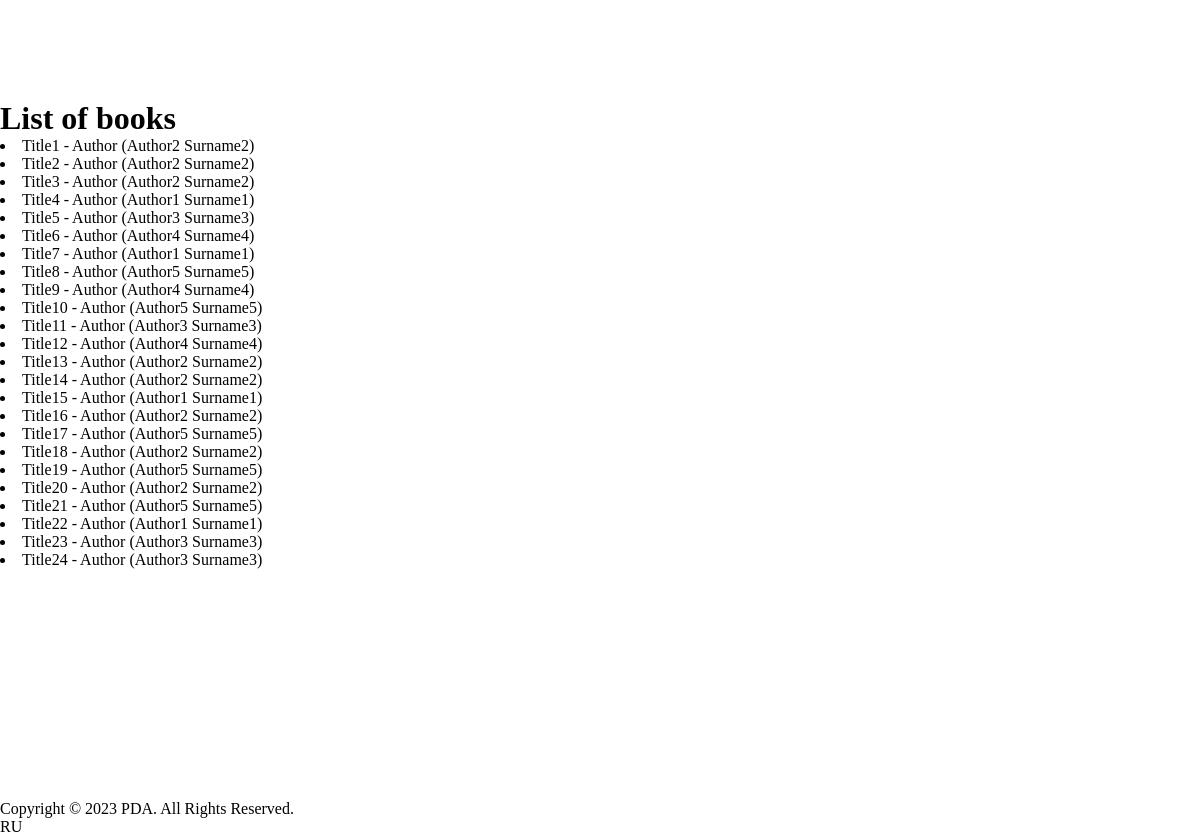
Screenshot of /all_books/ with the database file from the repository.
### models.py (models this page shows, shortened)
class Book(db.Model):
    id = db.Column(db.Integer, primary_key=True)
    title = db.Column(db.String(100), nullable=False, unique=True)
    year = db.Column(db.Integer, nullable=False)
    count = db.Column(db.Integer)
    author = db.Column(db.Integer, db.ForeignKey('author.id'))

class Author(db.Model):
    id = db.Column(db.Integer, primary_key=True)
    name = db.Column(db.String(80), nullable=False)
    surname = db.Column(db.String(80), nullable=False)
    books = db.relationship('Book', backref='author_name', lazy=True)
    def __repr__(self):
        return f'Author ({self.name} {self.surname})'

### seminar3_app.py (the view)
@app.route('/all_books/')
def get_all_books():
    books = Book.query.all()
    context = {'books': books}
    return render_template('all_books.html', **context)

### templates/all_books.html (shortened to what this page needs)
{% extends 'base.html' %}
{% block content %}
    <h1>List of books</h1>
    {% for book in books %}
        <li> {{ book.title }} - {{ book.author_name }} </li>
    {% endfor %}
{% endblock %}

### templates/style.css (style rules this page uses)
* { padding: 0; margin: 0; box-sizing: border-box; text-decoration: none; }
html, body { scroll-behavior: smooth; text-rendering: optimizeSpeed; overflow-x: hidden; }

### rows the page displays
Book: title "Title1", author_name "Author (Author2 Surname2)"
Book: title "Title2", author_name "Author (Author2 Surname2)"
Book: title "Title3", author_name "Author (Author2 Surname2)"
Book: title "Title4", author_name "Author (Author1 Surname1)"
Book: title "Title5", author_name "Author (Author3 Surname3)"
Book: title "Title6", author_name "Author (Author4 Surname4)"
Book: title "Title7", author_name "Author (Author1 Surname1)"
Book: title "Title8", author_name "Author (Author5 Surname5)"
Book: title "Title9", author_name "Author (Author4 Surname4)"
Book: title "Title10", author_name "Author (Author5 Surname5)"
Book: title "Title11", author_name "Author (Author3 Surname3)"
Book: title "Title12", author_name "Author (Author4 Surname4)"
Book: title "Title13", author_name "Author (Author2 Surname2)"
Book: title "Title14", author_name "Author (Author2 Surname2)"
Book: title "Title15", author_name "Author (Author1 Surname1)"
Book: title "Title16", author_name "Author (Author2 Surname2)"
Book: title "Title17", author_name "Author (Author5 Surname5)"
Book: title "Title18", author_name "Author (Author2 Surname2)"
Book: title "Title19", author_name "Author (Author5 Surname5)"
Book: title "Title20", author_name "Author (Author2 Surname2)"
Book: title "Title21", author_name "Author (Author5 Surname5)"
Book: title "Title22", author_name "Author (Author1 Surname1)"
Book: title "Title23", author_name "Author (Author3 Surname3)"
Book: title "Title24", author_name "Author (Author3 Surname3)"
